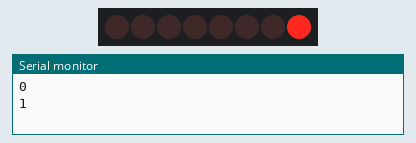
The sketch below on a simulated Arduino Uno, built with avr-gcc and run on an emulated ATmega328P. Shown: 8 shift-register outputs drawn as a row of LEDs (first output left, lit = HIGH), the last lines printed to the serial monitor. Wiring (inferred from the names in the program): shift register (74HC595): data pin 12; shift clock pin 9; latch pin 11. Wiring (inferred from the signals the program sends): row of LEDs: on Q0, Q1, Q2, Q3, Q4, Q5, Q6, Q7.

Above: at 0.6 s.
At 7.6 s:
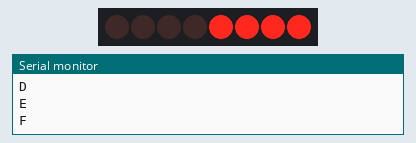
At 14.1 s:
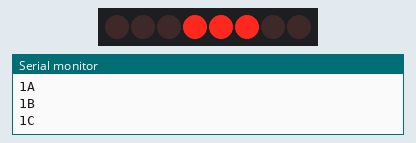
At 21.1 s:
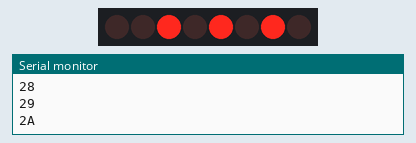
At 29.6 s:
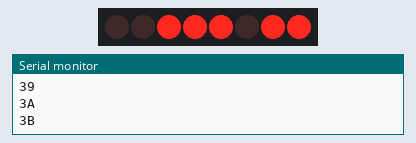
At 39.1 s:
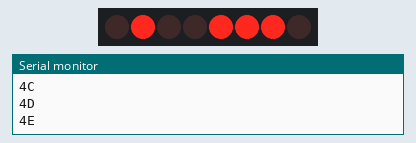
Timing chart, 0 to 40.0 s (numbered marks = the images above):
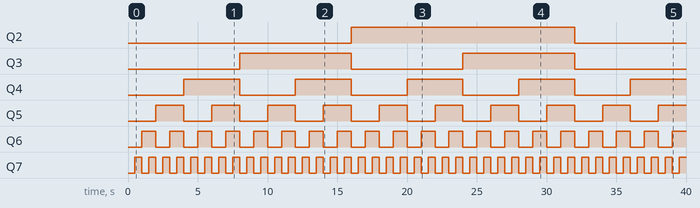

The sketch:

BinaryCounterUsingShiftRegisterExercise.ino
```cpp
const int LATCH_PIN = 11;
const int CLOCK_PIN = 9;
const int DATA_PIN = 12;

byte LEDs = 0x0;

void setup() {
  Serial.begin(9600);
  pinMode(LATCH_PIN, OUTPUT);
  pinMode(DATA_PIN, OUTPUT);
  pinMode(CLOCK_PIN, OUTPUT);
}

void loop() {
  digitalWrite(LATCH_PIN, LOW);
  shiftOut(DATA_PIN, CLOCK_PIN, LSBFIRST, LEDs); //Least Significant Bit
  digitalWrite(LATCH_PIN, HIGH);
  Serial.println(LEDs, HEX);
  LEDs += 1;
  delay(500);
}
```

Measured:
- by itself, Q2: LOW → HIGH at 16.0 s, → LOW 16.0 s later
- by itself, Q3: alternates HIGH for 8.0 s and LOW for 8.0 s
- by itself, Q4: alternates HIGH for 4.0 s and LOW for 4.0 s
- by itself, Q5: alternates HIGH for 2.0 s and LOW for 2.0 s
- by itself, Q6: alternates HIGH for 1.0 s and LOW for 1.0 s
- by itself, Q7: alternates HIGH for 0.50 s and LOW for 0.50 s
